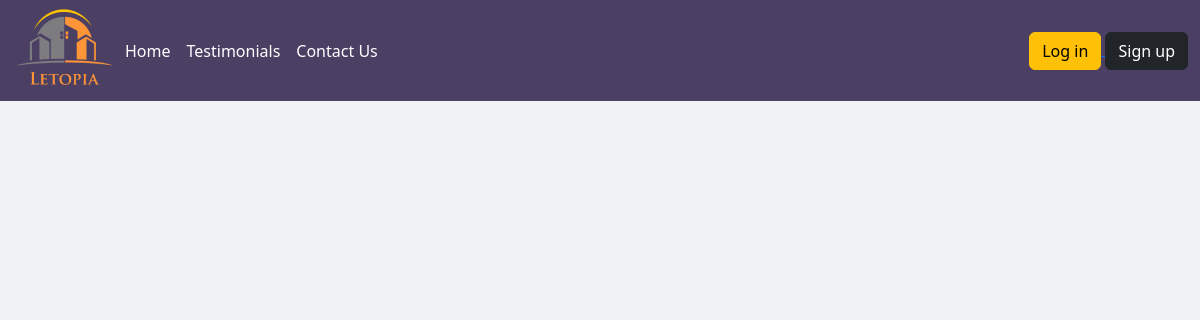
The page /testimonial.php on the database as committed earlier.
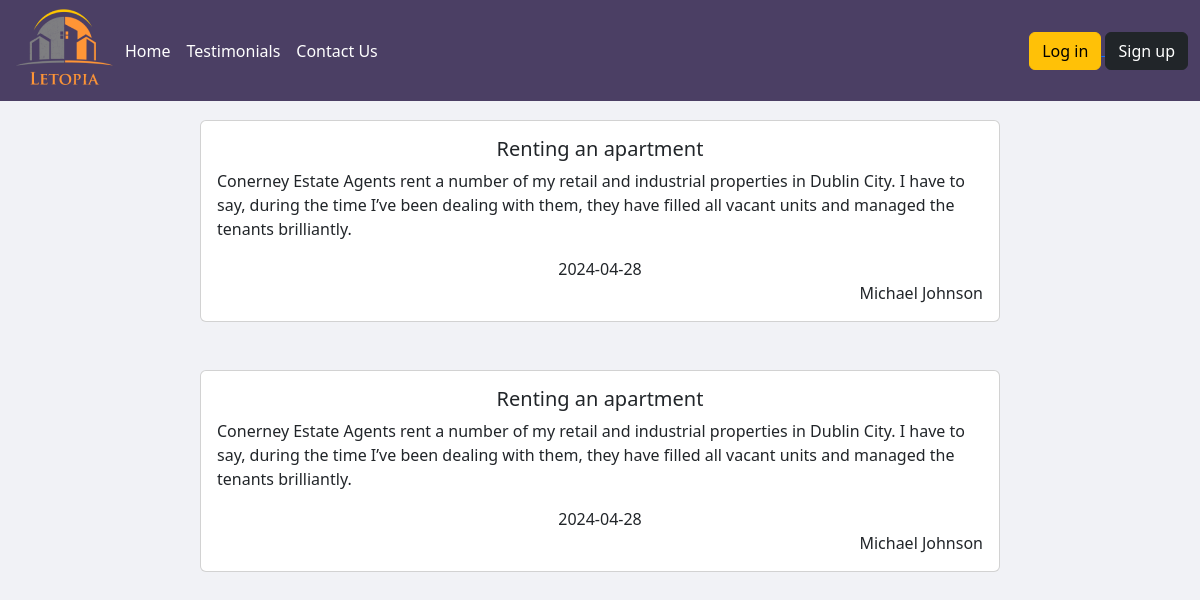
The same page on the database as committed later.
### tables this page shows
CREATE TABLE `testimonial` (
  `id` int(11) NOT NULL,
  `isApproved` tinyint(1) DEFAULT 0,
  `serviceName` varchar(30) NOT NULL,
  `date` date NOT NULL,
  `comment` varchar(255) NOT NULL,
  `authorId` int(11) DEFAULT NULL
);

CREATE TABLE `user` (
  `id` int(11) NOT NULL,
  `firstName` varchar(20) NOT NULL,
  `lastName` varchar(20) NOT NULL,
  `password` varchar(255) NOT NULL,
  `email` varchar(128) NOT NULL,
  `role` enum('landlord','tenant','admin') NOT NULL
);

### testimonial.php (the view, shortened to what the changed rows need)
<?php
require 'templates/header.php';
$role = $_SESSION["user"]["role"];
if ($role == 'admin') {
    echo '<h1>Admin role</h1>';
    display_testimonial($db_connection);
} else if ($role == 'landlord' || $role == 'tenant') {
    echo '<h1>tenant role</h1>';
    display_for_tenant_landlord();
} else{
    echo '<h1>public role</h1>';
    display_testimonial($db_connection);
}
function display_testimonial($db_connection){
    $stmt = ("SELECT * FROM testimonial
    inner join user on testimonial.authorId = user.id");
        $result = $db_connection->query($stmt);
        if($result->num_rows > 0){
        while($row = $result -> fetch_assoc()){
                display_testimonial_result($row['serviceName'], $row['date'], $row['comment'], $row['firstName'], $row['lastName']);
            }
        }
}
function display_testimonial_result($service_name, $date, $comment, $firstName, $lastName){
    echo "
    <div class='d-flex justify-content-center mt-5'>
    <div class='card'style='width: 50rem'>
        <div class='card-body'>
          <h5 class='card-title'>" . $service_name . "</h5>
          <p class='card-text'>" . $comment . "</p>
          <span style='display: flex; justify-content: center;'>" . $date . "</span><span style='display: flex; justify-content: right;'>" . $firstName . " " . $lastName . "</span>
        </div>
    </div>
    </div>";
}
?>
<!DOCTYPE html>
<html lang="en">
<head>
    <link href="https://cdn.jsdelivr.net/npm/bootstrap@5.2.3/dist/css/bootstrap.min.css" rel="stylesheet">
    <link rel="stylesheet" href="style/style.css">
</head>
<body>
</body>
</html>
<?php
display_testimonial($db_connection);
?>

### templates/header.php (shortened to what the changed rows need)
<?php
function generate_nav_links() {
  $nav_links = [];
  if (isset($_SESSION['user'])) {
    if ($_SESSION['user']['role'] === 'admin') {
      $nav_links = [
        ['link' => 'index.php', 'text' => 'Home'],
        ['link' => 'index_edit.php', 'text' => 'Edit Home'],
        ['link' => 'register_property.php', 'text' => 'Register Property'],
        ['link' => 'property_edit.php', 'text' => 'Property Edit'],
        ['link' => 'inventory_details.php', 'text' => 'Inventory'],
        ['link' => 'tenancies.php', 'text' => 'Tenancies'],
        ['link' => 'landlords.php', 'text' => 'Landlords'],
        ['link' => 'testimonial.php', 'text' => 'Testimonials'],
        ['link' => 'contact_us.php', 'text' => 'Contact Us'],
        ['link' => 'contact_us_manage.php', 'text' => 'Messages'],
      ];
      GLOBAL $authorized;
      $authorized = true;
    } elseif($_SESSION['user']['role'] === 'landlord') {
      $nav_links = [
        ['link' => 'index.php', 'text' => 'Home'],
        ['link' => 'register_property.php', 'text' => 'Register Property'],
        ['link' => 'property_edit.php', 'text' => 'Property Edit'],
        ['link' => 'inventory_details.php', 'text' => 'Inventory'],
        ['link' => 'landlord_account.php', 'text' => 'My Account'],
        ['link' => 'testimonial.php', 'text' => 'Testimonials'],
        ['link' => 'contact_us.php', 'text' => 'Contact Us'],
      ];
      GLOBAL $authorized;
      $authorized = true;
    } else {
      $nav_links = [
        ['link' => 'index.php', 'text' => 'Home'],
        ['link' => 'tenancy_account.php', 'text' => 'My Tenancy'],
        ['link' => 'testimonial.php', 'text' => 'Testimonials'],
        ['link' => 'contact_us.php', 'text' => 'Contact Us'],
      ];
      GLOBAL $authorized;
      $authorized = true;
    }
  } else {
    $nav_links = [
      ['link' => 'index.php', 'text' => 'Home'],
      ['link' => 'testimonial.php', 'text' => 'Testimonials'],
      ['link' => 'contact_us.php', 'text' => 'Contact Us'],
    ];
  }
  return $nav_links;
}
?>
<!DOCTYPE html>
<html lang="en">
<head>
    <link href="https://cdn.jsdelivr.net/npm/bootstrap@5.2.3/dist/css/bootstrap.min.css" rel="stylesheet">
    <link rel="stylesheet" href="bootstrap/dist/css/bootstrap.min.css" media="screen">
    <link rel="stylesheet" href="style/style.css">
</head>
<body >
    <header class="fixed-top">
        <nav class="navbar navbar-expand-lg bg-light">
            <div class="container-fluid" >
              <div class="collapse navbar-collapse ">
                <ul class="navbar-nav me-auto mb-2 mb-lg-0 ">
                  <?php foreach (generate_nav_links() as $link) { ?>
                    <li class="nav-item ">
                      <a class="nav-link" href="<?php echo $link['link']; ?>"><?php echo $link['text']; ?></a>
                    </li>
                  <?php } ?>
                  </ul>
              </div>
            </div>
          </nav>
    </header>

Rows that differ between the two databases and show on the page:
added testimonial: serviceName "Renting an apartment", comment "Conerney Estate Agents rent a number of my retail and industrial properties in Dublin City. I have to say, during the time I’ve been dealing with them, they have filled all vacant units and managed the tenants brilliantly.", date "2024-04-28", authorId.firstName "Michael", authorId.lastName "Johnson"
